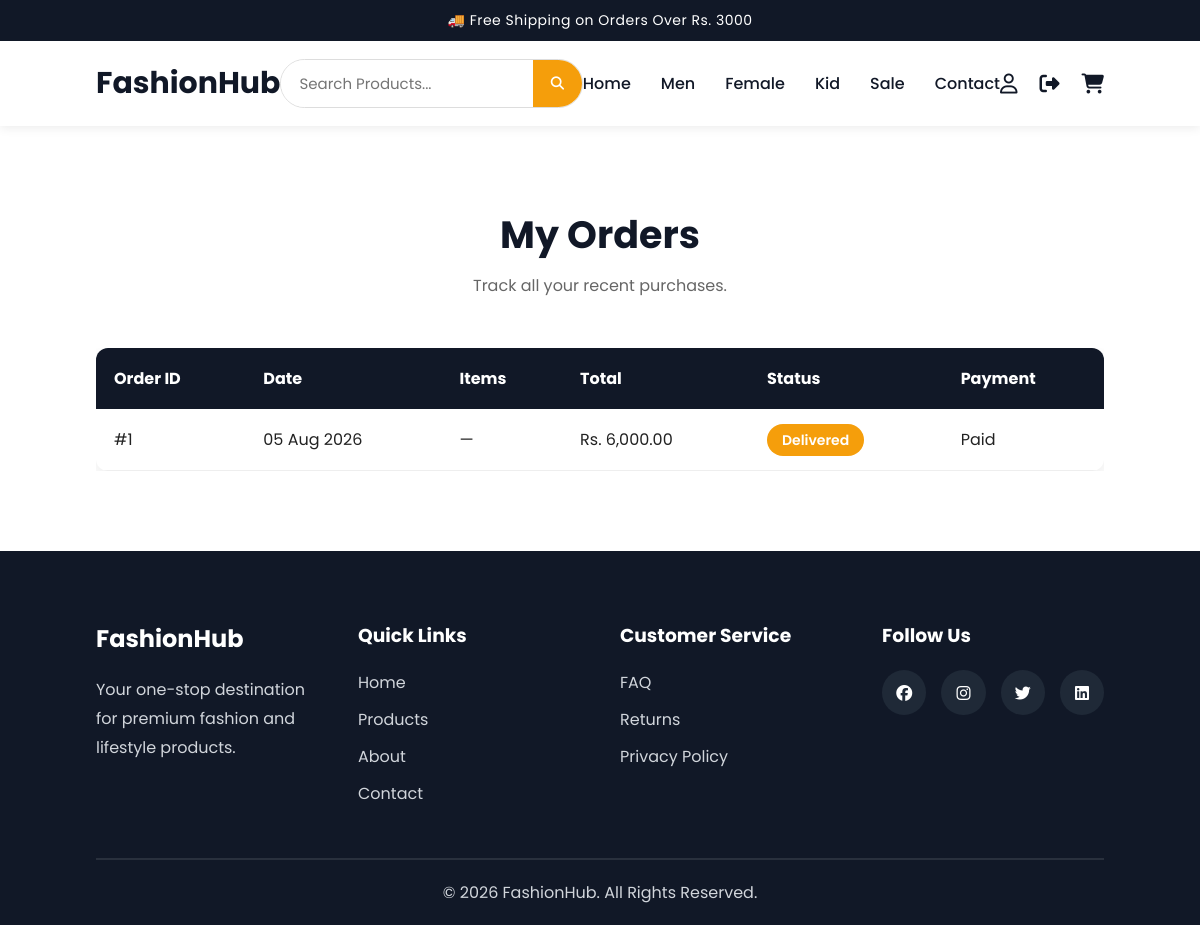
/frontend/pages/orders.php (signed in), run on the app's committed database.
### tables this page shows
CREATE TABLE `orders` (
  `order_id` int(11) NOT NULL,
  `user_id` int(11) NOT NULL,
  `total_amount` decimal(10,2) NOT NULL,
  `payment_method` enum('Cash on Delivery','eSewa') NOT NULL,
  `payment_status` enum('Pending','Paid','Failed') DEFAULT 'Pending',
  `order_status` enum('Pending','Processing','Shipped','Delivered','Cancelled') DEFAULT 'Pending',
  `shipping_address` text DEFAULT NULL,
  `created_at` timestamp NOT NULL DEFAULT current_timestamp()
);

### backend/models/Order.php (called while the page is built, shortened)
<?php
require_once __DIR__ . '/../config/database.php';
class Order
{
    private $conn;
    public function __construct()
    {
        $database = new Database();
        $this->conn = $database->connect();
    }
    public function getByUser($userId)
    {
        $stmt = $this->conn->prepare('SELECT o.*, GROUP_CONCAT(CONCAT(p.product_name, " × ", oi.quantity) SEPARATOR ", ") AS items FROM orders o LEFT JOIN order_items oi ON oi.order_id = o.order_id LEFT JOIN products p ON p.product_id = oi.product_id WHERE o.user_id = ? GROUP BY o.order_id ORDER BY o.created_at DESC');
        $stmt->execute([$userId]);
        return $stmt->fetchAll(PDO::FETCH_ASSOC);
    }
}

### backend/config/database.php (called while the page is built, shortened)
<?php
class Database
{
    private $host = "localhost";
    private $db_name = "fashionhub";
    private $username = "root";
    private $password = "";
    public function connect()
    {
        $this->conn = null;
        try
        {
            $this->conn = new PDO(
                "mysql:host={$this->host};dbname={$this->db_name};charset=utf8",
                $this->username,
                $this->password
            );
            $this->conn->setAttribute(
                PDO::ATTR_ERRMODE,
                PDO::ERRMODE_EXCEPTION
            );
        }
        catch(PDOException $e)
        {
            die("Database Connection Failed : " . $e->getMessage());
        }
        return $this->conn;
    }
}
?>

### backend/models/Cart.php (called while the page is built, shortened)
<?php
require_once __DIR__ . '/../config/database.php';
class Cart
{
    public function __construct()
    {
        $database = new Database();
    }
}

### backend/controllers/OrderController.php (called while the page is built, shortened)
<?php
require_once __DIR__ . '/../models/Order.php';
require_once __DIR__ . '/../models/Cart.php';
class OrderController
{
    private $order;
    public function __construct()
    {
        $this->order = new Order();
    }
    public function getMyOrders()
    {
        return $this->order->getByUser($_SESSION['user_id']);
    }
}

### frontend/pages/orders.php (the view, shortened to what this page needs)
<?php
require_once '../../backend/controllers/OrderController.php';
$myOrders = (new OrderController())->getMyOrders();
include("../includes/header.php");
?>
<?php include("../includes/navbar.php"); ?>
<section class="orders-page">
    <div class="section-title">
        <h2>My Orders</h2>
        <p>Track all your recent purchases.</p>
    </div>
    <div class="orders-table">
        <table>
            <thead>
                <tr>
                    <th>Order ID</th>
                    <th>Date</th>
                    <th>Items</th>
                    <th>Total</th>
                    <th>Status</th>
                    <th>Payment</th>
                </tr>
            </thead>
            <tbody>
                <?php foreach ($myOrders as $order): ?>
                <tr><td>#<?= (int)$order['order_id'] ?></td><td><?= htmlspecialchars(date('d M Y', strtotime($order['created_at']))) ?></td><td><?= htmlspecialchars($order['items'] ?: '—') ?></td><td>Rs. <?= number_format((float)$order['total_amount'], 2) ?></td><td><span class="status pending"><?= htmlspecialchars($order['order_status']) ?></span></td><td><?= htmlspecialchars($order['payment_status']) ?></td></tr>
                <?php endforeach; ?>
            </tbody>
        </table>
    </div>
</section>
<?php include("../includes/footer.php"); ?>

### frontend/assets/css/style.css (style rules this page uses)
* { margin:0; padding:0; box-sizing:border-box; font-family:'Poppins',sans-serif; }
body { background:#fff; color:#222; }
.section-title { text-align:center; margin-bottom:50px; }
.section-title h2 { font-size:38px; color:#111827; }
.section-title p { color:#666; margin-top:10px; }
.orders-page { padding:80px 8%; }
.orders-table { margin-top:40px; overflow-x:auto; }
.orders-table table { width:100%; border-collapse:collapse; background:#fff; border-radius:12px; overflow:hidden; box-shadow:0 8px 20px rgba(0,0,0,.08); }
.orders-table th { background:#111827; color:#fff; padding:18px; text-align:left; }
.orders-table td { padding:18px; border-bottom:1px solid #eee; }
.status { padding:6px 15px; border-radius:20px; color:#fff; font-size:14px; font-weight:600; }
.pending { background:#f59e0b; }

### data on the page
orders: order_id "1", created_at "05 Aug 2026", items "—", total_amount "6,000.00", order_status "Delivered", payment_status "Paid"
